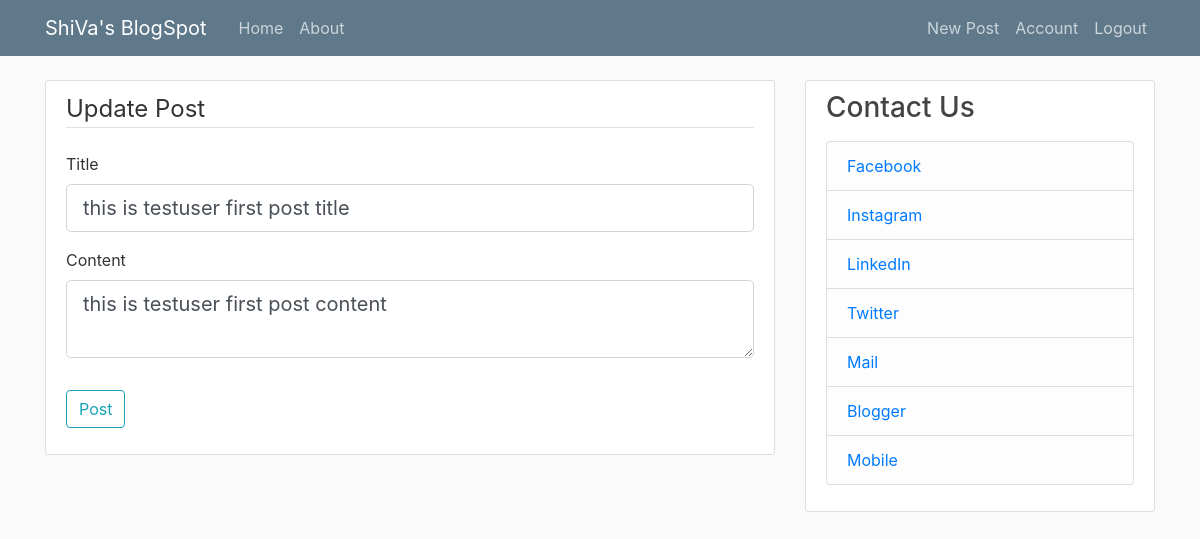
The app's page /post/2/update (signed in) with its own data.
### flaskblog/models.py (models this page shows, shortened)
class Post(db.Model):
    id=db.Column(db.Integer,primary_key=True)
    title=db.Column(db.String(100),nullable=False)
    date_posted=db.Column(db.DateTime,nullable=False,default=datetime.utcnow)
    content=db.Column(db.Text, nullable=False)
    user_id=db.Column(db.Integer,db.ForeignKey('user.id'),nullable=False)

### flaskblog/posts/routes.py (the view)
@posts.route("/post/<int:post_id>/update", methods=['GET','POST'])
@login_required
def update_post(post_id):
    post=Post.query.get_or_404(post_id)
    if post.author != current_user:
        abort(403)
    form = PostForm()
    if form.validate_on_submit():
        post.title = form.title.data
        post.content = form.content.data
        db.session.commit()
        flash('Your post has been updated..!!','success')
        return redirect(url_for('posts.post',post_id=post.id))
    elif request.method == 'GET':
        form.title.data=post.title
        form.content.data=post.content
    return render_template('create_post.html',title='Update Post',
                            form=form, legend='Update Post')

### flaskblog/posts/forms.py
class PostForm(FlaskForm):
    title=StringField('Title',validators=[DataRequired()])
    content=TextAreaField('Content',validators=[DataRequired()])
    submit=SubmitField('Post')

### flaskblog/models.py (called while the page is built)
@login_manager.user_loader
def load_user(user_id):
    return User.query.get(int(user_id))

### flaskblog/templates/create_post.html (shortened to what this page needs)
{% extends "layout.html" %}
{% block content %}
<div class="content-section">
    <form method="POST" action="">
        <fieldset class="form-group">
            <legend class="border-bottom mb-4">{{ legend }}</legend>
            <div class="form-group">
                {{ form.title.label(class="form-control-label") }}
                {% if form.title.errors %}
                    {{ form.title(class="form-control form-control-lg is-invalid") }}
                    <div class="invalid-feedback">
                        {% for error in form.title.errors %}
                            <span>{{ error }}</span>
                        {% endfor %}
                    </div>
                {% else %}
                    {{ form.title(class="form-control form-control-lg") }}
                {% endif %}
            </div>
            <div class="form-group">
                {{ form.content.label(class="form-control-label") }}
                {% if form.content.errors %}
                    {{ form.content(class="form-control form-control-lg is-invalid") }}
                    <div class="invalid-feedback">
                        {% for error in form.content.errors %}
                            <span>{{ error }}</span>
                        {% endfor %}
                    </div>
                {% else %}
                    {{ form.content(class="form-control form-control-lg") }}
                {% endif %}
            </div>
        </fieldset>
        <div class="form-group">
            {{ form.submit(class="btn btn-outline-info") }}
        </div>
    </form>
</div>
{% endblock content %}

### flaskblog/static/main.css (style rules this page uses)
body { background: #fafafa; color: #333333; margin-top: 5rem; }
.content-section { background: #ffffff; padding: 10px 20px; border: 1px solid #dddddd; border-radius: 3px; margin-bottom: 20px; }

### records on screen
Post: title "this is testuser first post title", content "this is testuser first post content"

### other values on screen
{{ legend }} "Update Post"
